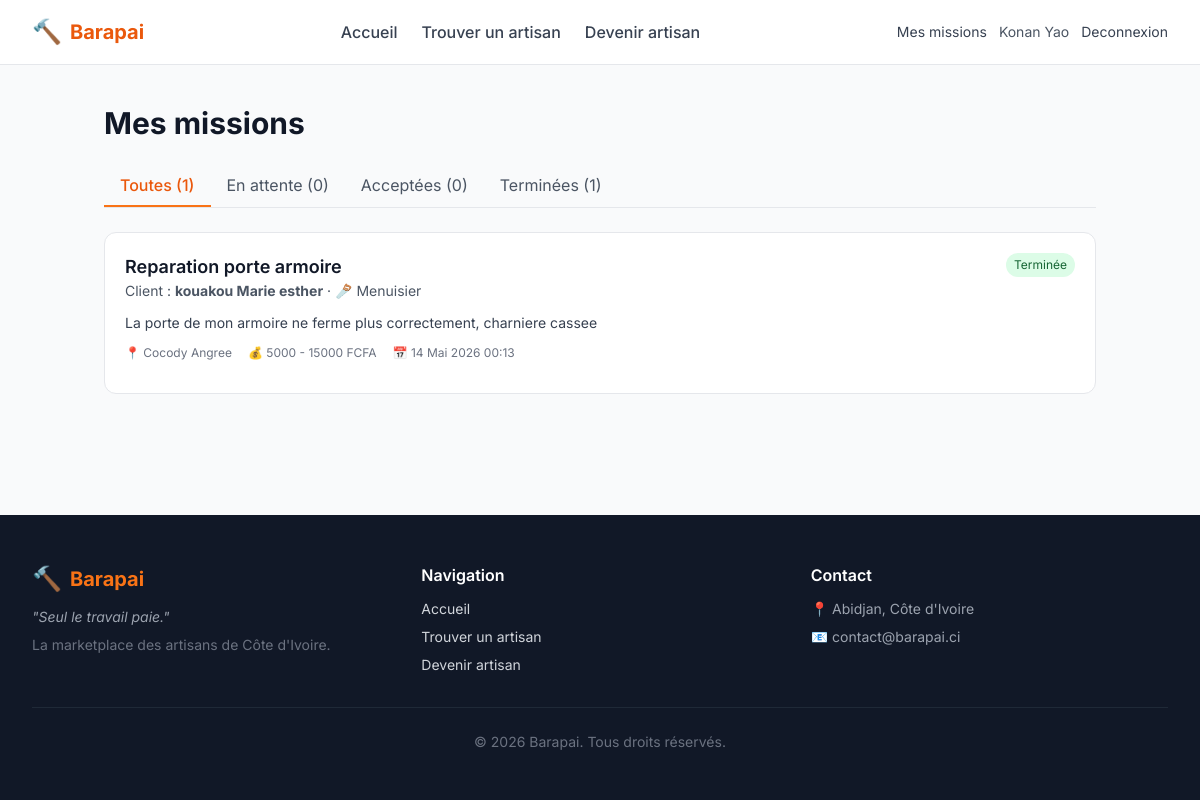
Page /demandes/artisan/ (signed in) on the earlier database version.
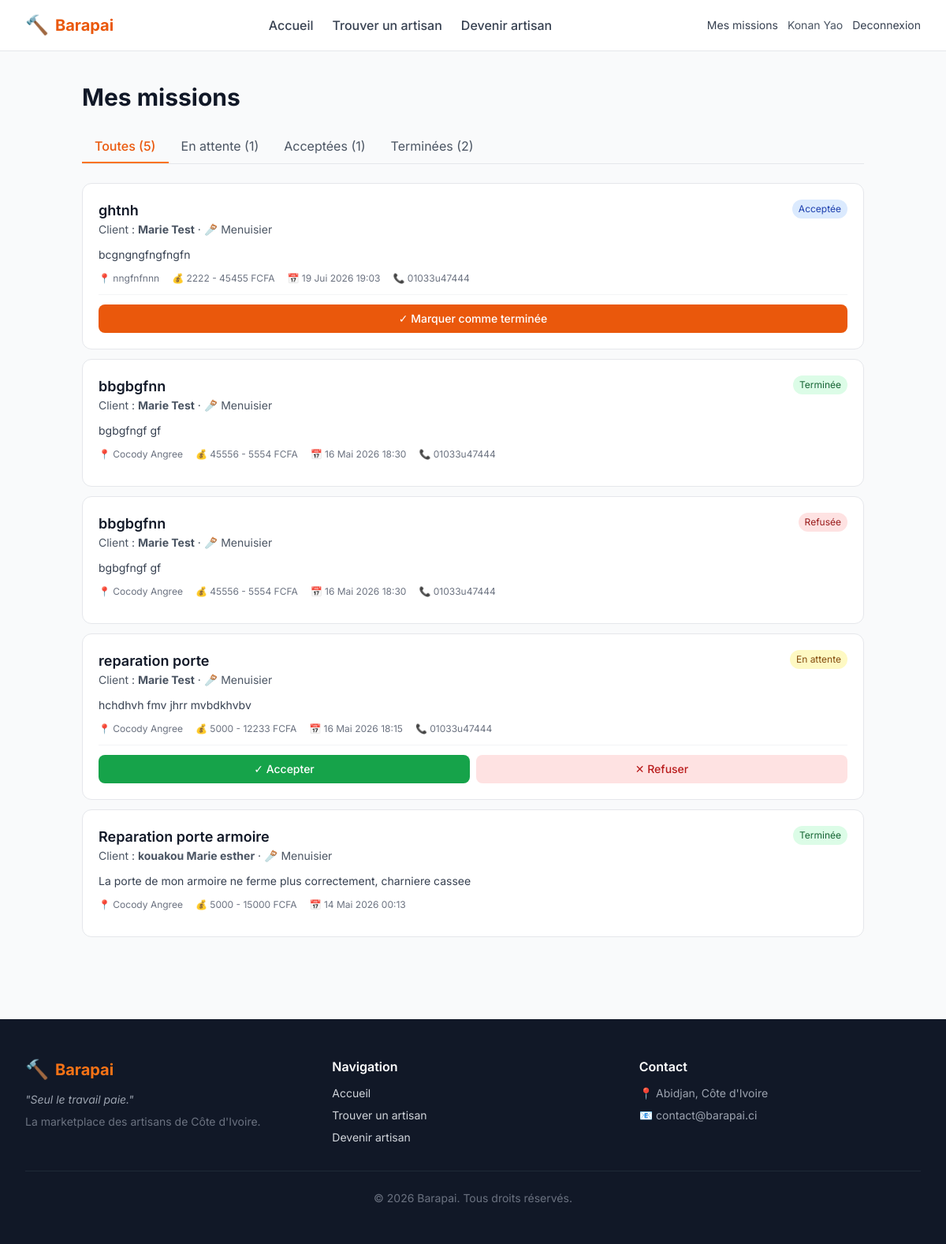
Same page on the later database version.
### apps/services/models.py (models this page shows, shortened)
class ServiceRequest(models.Model):
    class Status(models.TextChoices):
        PENDING = 'PENDING', _('En attente')
        ACCEPTED = 'ACCEPTED', _('Acceptee')
        REJECTED = 'REJECTED', _('Refusee')
        COMPLETED = 'COMPLETED', _('Terminee')
        CANCELLED = 'CANCELLED', _('Annulee')
    client = models.ForeignKey(
        'accounts.User',
        on_delete=models.CASCADE,
        related_name='requests_made',
        limit_choices_to={'role': 'CLIENT'},
        verbose_name=_('Client'),
    )
    artisan = models.ForeignKey(
        'accounts.ArtisanProfile',
        on_delete=models.CASCADE,
        related_name='requests_received',
        verbose_name=_('Artisan'),
    )
    category = models.ForeignKey(
        'catalog.Category',
        on_delete=models.PROTECT,
        related_name='service_requests',
        verbose_name=_('Categorie'),
    )
    title = models.CharField(_('Titre'), max_length=200)
    description = models.TextField(_('Description'))
    budget_min = models.PositiveIntegerField(_('Budget min (FCFA)'), null=True, blank=True)
    budget_max = models.PositiveIntegerField(_('Budget max (FCFA)'), null=True, blank=True)
    address = models.CharField(_('Adresse'), max_length=255, blank=True)
    latitude = models.FloatField(_('Latitude'), null=True, blank=True)
    longitude = models.FloatField(_('Longitude'), null=True, blank=True)
    status = models.CharField(
        _('Statut'),
        max_length=20,
        choices=Status.choices,
        default=Status.PENDING,
    )
    created_at = models.DateTimeField(auto_now_add=True)
    updated_at = models.DateTimeField(auto_now=True)
    completed_at = models.DateTimeField(_('Termine le'), null=True, blank=True)
    class Meta:
        verbose_name = _('Demande de service')
        verbose_name_plural = _('Demandes de services')
        ordering = ['-created_at']

### apps/accounts/models.py (models this page shows, shortened)
class User(AbstractUser):
    class Role(models.TextChoices):
        CLIENT = 'CLIENT', _('Client')
        ARTISAN = 'ARTISAN', _('Artisan')
    username = None
    email = models.EmailField(_('Adresse email'), unique=True)
    phone = models.CharField(_('Telephone'), max_length=20, blank=True)
    full_name = models.CharField(_('Nom complet'), max_length=150)
    role = models.CharField(
        _('Role'),
        max_length=10,
        choices=Role.choices,
        default=Role.CLIENT,
    )
    is_phone_verified = models.BooleanField(_('Telephone verifie'), default=False)
    USERNAME_FIELD = 'email'  # email sert d'identifiant
    REQUIRED_FIELDS = ['full_name']  # demande lors de createsuperuser
    objects = UserManager()
    class Meta:
        verbose_name = _('Utilisateur')
        verbose_name_plural = _('Utilisateurs')
    @property
    def is_artisan(self):
        return self.role == self.Role.ARTISAN
    @property
    def is_client(self):
        return self.role == self.Role.CLIENT

### apps/catalog/models.py (models this page shows, shortened)
class Category(models.Model):
    name = models.CharField(_('Nom'), max_length=100, unique=True)
    slug = models.SlugField(_('Slug'), max_length=100, unique=True)
    icon = models.CharField(
        _('Icone (emoji ou nom)'),
        max_length=50,
        blank=True,
        help_text=_('Ex: 🔧 ou wrench (nom lucide-icon)'),
    )
    description = models.TextField(_('Description'), blank=True)
    is_active = models.BooleanField(_('Active'), default=True)
    created_at = models.DateTimeField(auto_now_add=True)
    class Meta:
        verbose_name = _('Categorie')
        verbose_name_plural = _('Categories')
        ordering = ['name']

### apps/services/views.py (the view)
# urls.py: path('artisan/', views.artisan_dashboard, name='artisan_dashboard'),
@login_required
def artisan_dashboard(request):
    if not request.user.is_artisan:
        messages.error(request, "Acces reserve aux artisans.")
        return redirect('core:home')
    artisan_profile = request.user.artisan_profile
    status_filter = request.GET.get('status', '')
    qs = artisan_profile.requests_received.select_related('client', 'category')
    if status_filter:
        qs = qs.filter(status=status_filter)
    qs = qs.order_by('-created_at')
    stats = {
        'all': artisan_profile.requests_received.count(),
        'pending': artisan_profile.requests_received.filter(status='PENDING').count(),
        'accepted': artisan_profile.requests_received.filter(status='ACCEPTED').count(),
        'completed': artisan_profile.requests_received.filter(status='COMPLETED').count(),
    }
    return render(request, 'services/artisan_dashboard.html', {
        'requests_list': qs,
        'status_filter': status_filter,
        'stats': stats,
    })

### templates/services/artisan_dashboard.html (shortened to what this page needs)
{% extends 'base.html' %}
{% block content %}
<div class="max-w-5xl mx-auto px-4 py-10">
    <h1 class="text-3xl font-bold mb-6">Mes missions</h1>
    <div class="flex border-b border-gray-200 mb-6 overflow-x-auto">
        <a href="?" class="px-4 py-2 border-b-2 whitespace-nowrap {% if not status_filter %}border-orange-500 text-orange-600 font-medium{% else %}border-transparent text-gray-600 hover:text-orange-600{% endif %}">
            Toutes ({{ stats.all }})
        </a>
        <a href="?status=PENDING" class="px-4 py-2 border-b-2 whitespace-nowrap {% if status_filter == 'PENDING' %}border-orange-500 text-orange-600 font-medium{% else %}border-transparent text-gray-600 hover:text-orange-600{% endif %}">
            En attente ({{ stats.pending }})
        </a>
        <a href="?status=ACCEPTED" class="px-4 py-2 border-b-2 whitespace-nowrap {% if status_filter == 'ACCEPTED' %}border-orange-500 text-orange-600 font-medium{% else %}border-transparent text-gray-600 hover:text-orange-600{% endif %}">
            Acceptées ({{ stats.accepted }})
        </a>
        <a href="?status=COMPLETED" class="px-4 py-2 border-b-2 whitespace-nowrap {% if status_filter == 'COMPLETED' %}border-orange-500 text-orange-600 font-medium{% else %}border-transparent text-gray-600 hover:text-orange-600{% endif %}">
            Terminées ({{ stats.completed }})
        </a>
    </div>
    {% if requests_list %}
    <div class="space-y-3">
        {% for req in requests_list %}
            {% include 'services/partials/_request_card_artisan.html' with req=req %}
        {% endfor %}
    </div>
    {% else %}
    <div class="bg-white rounded-2xl p-12 text-center border border-gray-200">
        <span class="text-6xl">📋</span>
        <p class="text-gray-500 mt-4">Aucune mission dans cette catégorie.</p>
    </div>
    {% endif %}
</div>
{% endblock %}

### templates/services/partials/_request_card_artisan.html
<div id="request-{{ req.pk }}" class="bg-white rounded-xl border border-gray-200 p-5 hover:shadow-md transition">
    <div class="flex justify-between items-start mb-3 gap-3">
        <div class="flex-1">
            <h3 class="font-semibold text-lg">{{ req.title }}</h3>
            <p class="text-sm text-gray-600">
                Client : <strong>{{ req.client.full_name }}</strong> · {{ req.category.icon }} {{ req.category.name }}
            </p>
        </div>
        {% if req.status == 'PENDING' %}
            <span class="bg-yellow-100 text-yellow-800 text-xs px-2 py-1 rounded-full whitespace-nowrap">En attente</span>
        {% elif req.status == 'ACCEPTED' %}
            <span class="bg-blue-100 text-blue-800 text-xs px-2 py-1 rounded-full whitespace-nowrap">Acceptée</span>
        {% elif req.status == 'COMPLETED' %}
            <span class="bg-green-100 text-green-800 text-xs px-2 py-1 rounded-full whitespace-nowrap">Terminée</span>
        {% elif req.status == 'REJECTED' %}
            <span class="bg-red-100 text-red-800 text-xs px-2 py-1 rounded-full whitespace-nowrap">Refusée</span>
        {% else %}
            <span class="bg-gray-100 text-gray-600 text-xs px-2 py-1 rounded-full whitespace-nowrap">{{ req.get_status_display }}</span>
        {% endif %}
    </div>
    <p class="text-sm text-gray-700 mb-3">{{ req.description }}</p>
    <div class="flex flex-wrap items-center gap-x-4 gap-y-1 text-xs text-gray-500 mb-3">
        {% if req.address %}<span>📍 {{ req.address }}</span>{% endif %}
        {% if req.budget_min and req.budget_max %}<span>💰 {{ req.budget_min }} - {{ req.budget_max }} FCFA</span>{% endif %}
        <span>📅 {{ req.created_at|date:"d M Y H:i" }}</span>
        {% if req.client.phone %}<span>📞 {{ req.client.phone }}</span>{% endif %}
    </div>
    {% if req.status == 'PENDING' %}
    <div class="flex gap-2 pt-3 border-t border-gray-100">
        <button hx-post="{% url 'services:update_status' pk=req.pk action='accept' %}"
                hx-target="#request-{{ req.pk }}"
                hx-swap="outerHTML"
                class="flex-1 bg-green-600 text-white py-2 rounded-lg text-sm font-medium hover:bg-green-700 transition">
            ✓ Accepter
        </button>
        <button hx-post="{% url 'services:update_status' pk=req.pk action='reject' %}"
                hx-target="#request-{{ req.pk }}"
                hx-swap="outerHTML"
                hx-confirm="Vraiment refuser cette demande ?"
                class="flex-1 bg-red-100 text-red-700 py-2 rounded-lg text-sm font-medium hover:bg-red-200 transition">
            ✕ Refuser
        </button>
    </div>
    {% elif req.status == 'ACCEPTED' %}
    <div class="pt-3 border-t border-gray-100">
        <button hx-post="{% url 'services:update_status' pk=req.pk action='complete' %}"
                hx-target="#request-{{ req.pk }}"
                hx-swap="outerHTML"
                hx-confirm="Confirmer que la mission est terminée ?"
                class="w-full bg-orange-600 text-white py-2 rounded-lg text-sm font-medium hover:bg-orange-700 transition">
            ✓ Marquer comme terminée
        </button>
    </div>
    {% endif %}
</div>

Differences in the rows shown:
added ServiceRequest: title "ghtnh", client.full_name "Marie Test", category.icon "🪚", category.name "Menuisier", status "Acceptée", description "bcgngngfngfngfn", address "nngfnfnnn", budget_min "2222", budget_max "45455", created_at "19 Jui 2026 19:03", client.phone "01033u47444"
added ServiceRequest: title "bbgbgfnn", client.full_name "Marie Test", category.icon "🪚", category.name "Menuisier", status "Terminée", description "bgbgfngf gf", address "Cocody Angree", budget_min "45556", budget_max "5554", created_at "16 Mai 2026 18:30", client.phone "01033u47444"
added ServiceRequest: title "bbgbgfnn", client.full_name "Marie Test", category.icon "🪚", category.name "Menuisier", status "Refusée", description "bgbgfngf gf", address "Cocody Angree", budget_min "45556", budget_max "5554", created_at "16 Mai 2026 18:30", client.phone "01033u47444"
added ServiceRequest: title "reparation porte", client.full_name "Marie Test", category.icon "🪚", category.name "Menuisier", status "En attente", description "hchdhvh fmv jhrr mvbdkhvbv", address "Cocody Angree", budget_min "5000", budget_max "12233", created_at "16 Mai 2026 18:15", client.phone "01033u47444"
Other differences:
{{ stats.all }}: "1" → "5"
{{ stats.pending }}: "0" → "1"
{{ stats.accepted }}: "0" → "1"
{{ stats.completed }}: "1" → "2"
